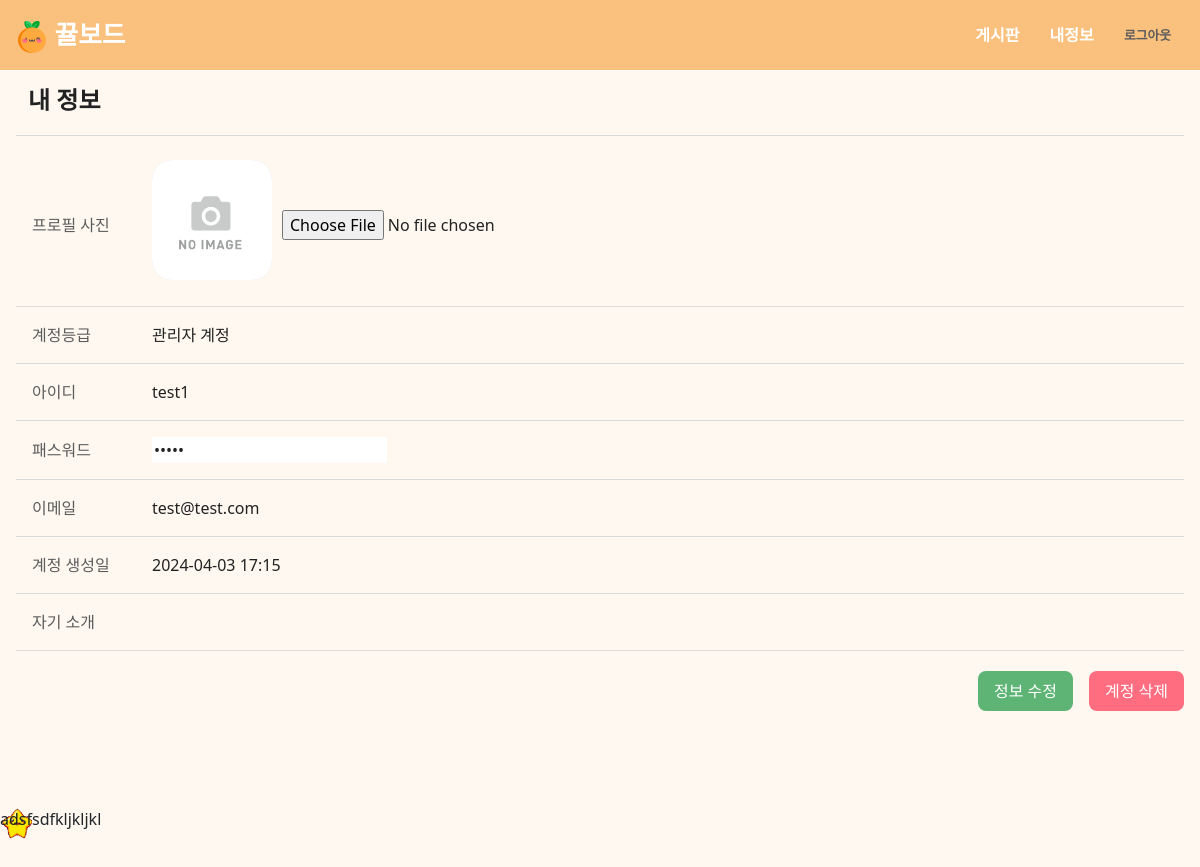
Screenshot of /acc/profile (signed in) with the database file from the repository.
### app/database.py (models this page shows, shortened)
class User(UserMixin, db.Model):
    user_id = db.Column(db.Integer, primary_key=True)
    username = db.Column(db.String, unique=True, nullable=False)
    password = db.Column(db.String)
    email = db.Column(db.String, unique=True)
    grade = db.Column(db.Integer, default=0)
    userpic = db.Column(db.String)
    comment = db.Column(db.String)
    created_at = db.Column(db.DateTime, default=datetime.now)
    posts = relationship('Post', back_populates='user', lazy='joined')
    comments = relationship('Comment', back_populates='user', lazy='joined')

### app/acc/routes.py (the view)
@acc_bp.route('/profile')
def profile():
    return render_template('acc/profile.html')

### app/__init__.py (called while the page is built)
def create_app():
    app = Flask(__name__, template_folder='../templates', static_folder='../static')
    CORS(app)
    app.secret_key = read_from_json('secret.json')["SECRETKEY"]
    loginManager = LoginManager()
    loginManager.init_app(app)
    @loginManager.user_loader
    def load_user(user_id):
        from .database import User
        return User.query.get(int(user_id))
    basedir = os.path.abspath(os.path.dirname(__file__))
    app.config['SQLALCHEMY_DATABASE_URI'] = \
        'sqlite:///' + os.path.join(basedir, 'database.db')
    db.init_app(app)
    app.register_blueprint(acc_bp)
    app.register_blueprint(board_bp)
    return app

### templates/acc/profile.html (shortened to what this page needs)
{% extends "layout.html" %}
{% block head %}
<link rel="stylesheet" type="text/css" href="{{ url_for('static', filename='css/custom.css') }}">
{% endblock %}
{% block content %}
<h3 class="customHeader">
    내 정보
</h3>
<div class="margin_bottom">
    <div class="custom_row">
        <div class="custom_row_key">프로필 사진</div>
        <div class="custom_row_value">
            <form class="horizontal" method="post" enctype="multipart/form-data">
                <div class="addImage" id="image-show">
                    {% if current_user.userpic %}
                    <img src="{{ url_for('static', filename=current_user.userpic) }}"
                        style="width: 100%; height: 100%; object-fit: cover;">
                    {% else %}
                    <img src="/static/noimage.png" style="width: 100%; height: 100%; object-fit: cover;">
                    {% endif %}
                </div>
                <input type="file" accept="image/*" onchange="loadFile(this)">
            </form>
        </div>
    </div>
    <div class="custom_row">
        <div class="custom_row_key">계정등급</div>
        <div class="custom_row_value">{% if current_user.grade %}관리자 계정{% else %}사용자 계정{% endif %}</div>
    </div>
    <div class="custom_row">
        <div class="custom_row_key">아이디</div>
        <div class="custom_row_value">{{ current_user.username }}</div>
    </div>
    <div class="custom_row">
        <div class="custom_row_key">패스워드</div>
        <div class="custom_row_value">
            <input type="password" class="custom_row_value changePass changeValueInput" value="*****">
        </div>
    </div>
    <div class="custom_row">
        <div class="custom_row_key">이메일</div>
        <div class="custom_row_value">{{ current_user.email }}</div>
    </div>
    <div class="custom_row">
        <div class="custom_row_key">계정 생성일</div>
        <div class="custom_row_value">{{ current_user.created_at.strftime("%Y-%m-%d %H:%M") }}</div>
    </div>
    <div class="custom_row">
        <div class="custom_row_key">자기 소개</div>
    </div>
</div>
<div class="button_area">
    <button type="button" class="buttonGreen margin_right " data-bs-toggle="modal" data-bs-target="#passwordModal"
        data-action="update">
        정보 수정
    </button>
    <button type="button" class="buttonDanger" data-bs-toggle="modal" data-bs-target="#passwordModal"
        data-action="delete">
        계정 삭제
    </button>
</div>
{% endblock %}

### rows the page displays
User: username "test1", email "test@test.com", created_at "2024-04-03 17:15"
